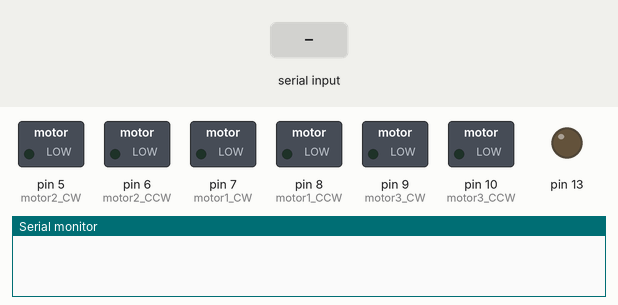
A sketch run on a simulated Arduino Uno, built with avr-gcc and run on an emulated ATmega328P. On the bench: switched loads named in the sketch (green lamp = pin HIGH), output pins drawn as LEDs (lit = HIGH), the last lines printed to the serial monitor. Inputs (shaded band) come from the test bench.

Above: at 1.2 s.
1.3 s: "F" received over Serial
At 2.9 s:
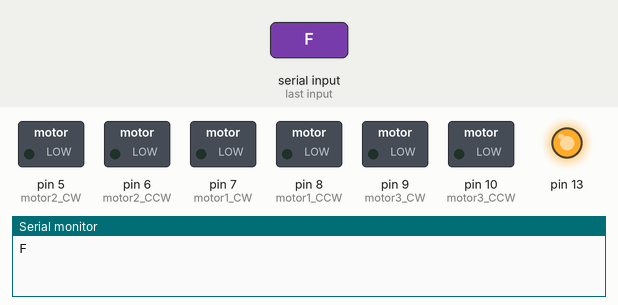
3.8 s: "R" received over Serial
At 6.0 s:
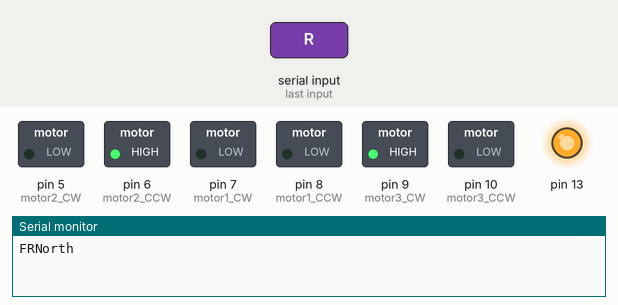
6.3 s: "L" received over Serial
At 7.9 s:
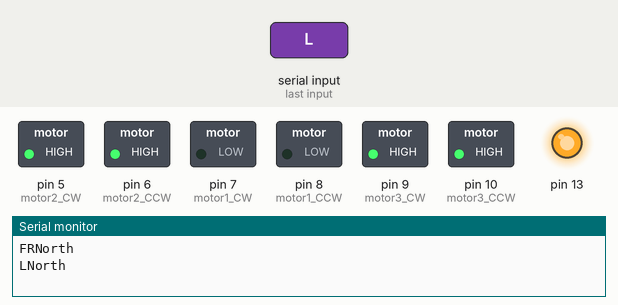
Timing chart, 0 to 9.4 s (numbered marks = the images above; inputs shaded):
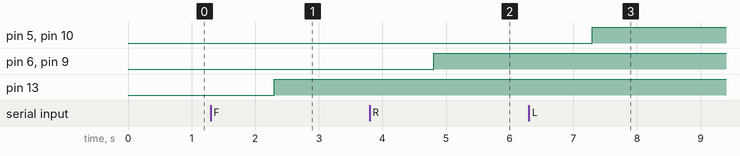

Measured:
- after the input at 1.3 s, pin 13: LOW → HIGH after 1.0 s
- after the input at 3.8 s, pin 6 (motor2_CCW), pin 9 (motor3_CW): LOW → HIGH after 1.0 s
- after the input at 6.3 s, pin 5 (motor2_CW), pin 10 (motor3_CCW): LOW → HIGH after 1.0 s

The sketch:

Teensy.ino
```cpp
/*
 * 30 degrees = 0.523599 radians
 * 90 degrees = 1.5708 radians
 * 150 degrees = 2,61799 radians
 * 270 degrees = 4,71239 radians
*/
#define motor2_CW 5
#define motor2_CCW 6

#define motor1_CW 7
#define motor1_CCW 8

#define motor3_CW 9
#define motor3_CCW 10

float radian30 = 0.523599; // alpha 1
float radian90 = 1.5708; //   phi/2
float radian150 = 2.61799; // alpha 2
float radian270 = 4.71239; // alpha 3

float a = sin (radian30 + radian90);  //m11
float b = sin (radian150 + radian90); //m12
float c = sin (radian270 + radian90); //m13
float d = cos (radian30 + radian90);  //m21
float e = cos (radian150 + radian90); //m22
float f = cos (radian270 + radian90); //m23
int g = 1; //m31
int h = 1; //m32
int i = 1; //m33

float ax;
float ay;
float w;

double dett = (b*f*g) + (e*a*i) + (c*d*h) - (a*f*h) - (b*d*i) - (e*c*g);
double mult = 1/dett;

String x = " ";

void setup() {
  // put your setup code here, to run once:
  pinMode(motor1_CW, OUTPUT);
  pinMode(motor1_CCW, OUTPUT);

  pinMode(motor2_CW, OUTPUT);
  pinMode(motor2_CCW, OUTPUT);

  pinMode(motor3_CW, OUTPUT);
  pinMode(motor3_CCW, OUTPUT);

  pinMode(13, OUTPUT);

//  attachInterrupt(0, ai0, RISING);
//  attachInterrupt(1, ai1, RISING);

  Serial.begin (9600);
}

int f1CW;
int f1CCW;

int f2CW;
int f2CCW;

int f3CW;
int f3CCW;

volatile long temp, counter = 0;

/*void ai0{
  if (digitalRead(encoderA) == LOW){
    counter+0.5;
    }
  else {
    counter-0.5
    }
  }
void ai1{
  if (digitalRead(encoderb) == LOW){
    counter+0.5;
    }
  else {
    counter-0.5;
    }
  }*/
void majuu(){
  Serial.println ("North");

  analogWrite(motor1_CW, f1CW);
  analogWrite(motor2_CCW, f2CCW);
  analogWrite(motor3_CCW, f3CCW);
 /* delay(1000);
  delay(1000);*/
  }
void kiri(){
  Serial.println ("North");

  analogWrite(motor1_CW, f1CW);
  analogWrite(motor2_CW, f2CW);
  analogWrite(motor3_CCW, f3CCW);
 /* delay(1000);
  delay(1000);*/
  }
void kanan(){
  Serial.println ("North");

  analogWrite(motor1_CCW, f1CCW);
  analogWrite(motor2_CCW, f2CCW);
  analogWrite(motor3_CW, f3CW);
 /* delay(1000);
  delay(1000);*/
  }
void CW(){
  Serial.println ("North");

  analogWrite(motor1_CCW, f1CCW);
  analogWrite(motor2_CCW, f2CCW);
  analogWrite(motor3_CCW, f3CCW);
 /* delay(1000);
  delay(1000);*/
  }
void CCW(){
  Serial.println ("North");

  analogWrite(motor1_CW, f1CW);
  analogWrite(motor2_CW, f2CW);
  analogWrite(motor3_CW, f3CW);
 /* delay(1000);
  delay(1000);*/
  }

double force1;
double force2;
double force3;

void mathematical(){
  force1 = ((((e - f)*mult)*ax) + (((c - b)*mult)*ay) + ((((b*f) - (e*c))*mult)*w));
  force2 = ((((-d + f)*mult)*ax) + (((a - c)*mult)*ay) + (((-(a*f) + (c*d))*mult)*w));
  force3 = ((((d - e)*mult)*ax) + (((b - a)*mult)*ay) + ((((e*a) - (b*d))*mult)*w));

  f1CW = map(force1, 0, 0.91, 0, 255);
  f1CCW = map(force1, 0, -0.91, 0, 255);

  f2CW = map(force2, 0, 0.91, 0, 255);
  f2CCW = map(force2, 0, -0.91, 0, 255);

  f3CW = map(force3, 0, 0.91, 0, 255);
  f3CCW = map(force3, 0, -0.91, 0, 255);
  }

void loop() {
  // put your main code here, to run repeatedly:

  if (Serial.available() > 0){

    x = Serial.readString();
    Serial.print(x);
    //majuu
    if (x == "F"){
      digitalWrite(13, HIGH);
      /*ax = 1;
      ay = 0;
      w = 0;
      mathematical();
      majuu();*/
      }

    //kanan
    if (x == "R"){
      ax = 0;
      ay = 1;
      w = 0;
      mathematical();
      kanan();
      }

    //kiri
    if (x == "L"){
      ax = 0;
      ay = -1;
      w = 0;
      mathematical();
      kiri();
      }

    //CW
    if (x == "cw"){
      ax = 0;
      ay = 0;
      w = -1;
      mathematical();
      majuu();
      }

    //CCW
    if (x == "ccw"){
      ax = 0;
      ay = 0;
      w = 1;
      mathematical();
      majuu();
      }
    }
  }
```
